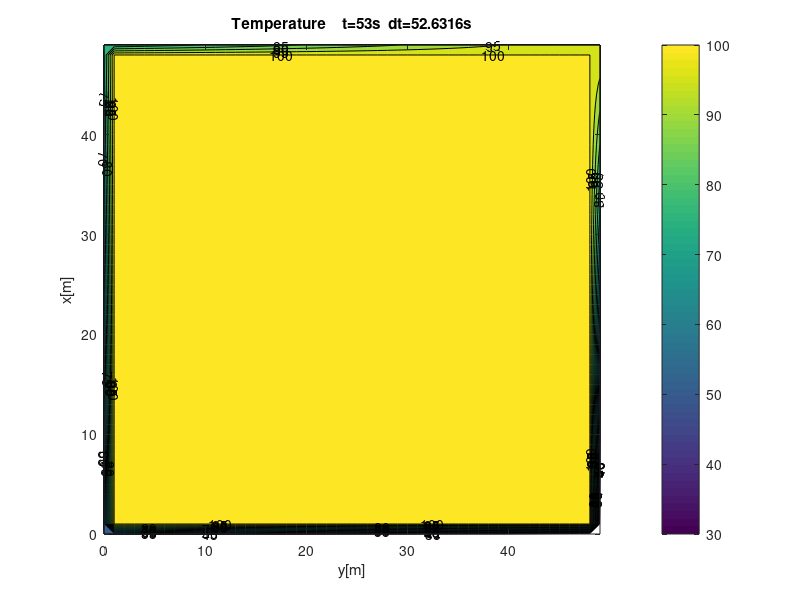

Recreate this plot in MATLAB. (Note: this script raises an error after producing the figure.)
clear clc
clear all
%Code by Song Shuhao

%This program aims to imitate the process of heat diffusion

%baisc information
    Lx=49;      %The length of a horizontal line
    Ly=49;      %The length of a vertical line
    dx=1;    %The interval between two adjacent points that recorded
    k0=0.019;   %The heat diffusion rate

    eps = 1;

%Definitions for ICs
    citaABCD=[100;25;50;75];    %The temperature of A,B,C,D in real system
    citacenter=100;             %The initial temperature inside the square

%Normalization 
    td=1;              %The time of dimensionless system
    
    
    dt = eps*dx^2 / k0;

    
    delxd=1/Lx*dx;     %The interval between two horizontally adjacent points
    delyd=1/Ly*dx;     %The interval between two vertically adjacent poits
    Nx=int32(1/delxd+1);%The number of poits of a horizontal line
    Ny=int32(1/delyd+1);%The number of poits of a vertical line
    Nt = floor(0.1/eps*(Nx/10)^2*Nx);
    times=Lx*Ly/k0;                     %The multiple of time in contrast to dimensionless
    deltd=dt/times;    %The time interval between two record times


    citaABCDd=(citaABCD-min(citaABCD))/(max(citaABCD)-min(citaABCD));    
    %The temperature of A,B,C,D in dimensionless system
    citacenterd=(citacenter-min(citaABCD))/(max(citaABCD)-min(citaABCD));
    %The initial temperature inside the square in dinmensionless system

    xd=0:delxd:1; %The dimensionless horizontal coordinates of record points
    yd=0:delyd:1;  %The dimensionless vertical coordinates of record points
    citad=zeros(Nx,Ny,Nt);%The dimensionless heat funtion
    citad(:,:,1)=citacenterd;

%Give IBs
    for i=1:Nx
        citad(i,Ny,:)=(citaABCDd(1,1)-citaABCDd(2,1))*xd(1,i)+citaABCDd(2,1);
        citad(i,1,:)=(citaABCDd(4,1)-citaABCDd(3,1))*xd(1,i)+citaABCDd(3,1);
    end
    for i=1:Ny
       citad(Nx,i,:)=(citaABCDd(1,1)-citaABCDd(4,1))*yd(1,i)+citaABCDd(4,1);
       citad(1,i,:)=(citaABCDd(2,1)-citaABCDd(3,1))*yd(1,i)+citaABCDd(3,1);
    end

%Iteration for different time in dimensionless system
    U=citad(:,:,1);%iteration from left to right
    V=U;           %iteration from right to left
    for t=2:Nt
        lambda=2*deltd/delxd^2;
        A=(1-lambda)/(1+lambda);
        B=lambda/2/(1+lambda);
        C=B;
        for i=2:Nx-1
            for j=2:Ny-1
                U(i,j)=A*U(i,j)+B*(U(i-1,j)+U(i+1,j))+C*(U(i,j-1)+U(i,j+1));
            end
        end
        for i=Nx-1:-1:2
            for j=Ny-1:-1:2
                V(i,j)=A*V(i,j)+B*(V(i-1,j)+V(i+1,j))+C*(V(i,j-1)+V(i,j+1));
            end
        end
        citad(:,:,t)=(U+V)/2;
    end

%revise to real system
    cita=citad*(max(citaABCD)-min(citaABCD))+min(citaABCD);%The real heat function
    x=Lx*xd;%The real horizontal coordinates of record points
    y=Ly*yd;%The real vertical coordinates of record points

%plot gif with 2D contour
    figure(1)
    
    speed = floor(ceil(1/eps));
    flag_this = 1;
    for i=1:speed:Nt
        set(gcf,'Units','centimeter','Position',[5 5 14 10]);
        contour(y',x',cita(:,:,i),'Fill','on','LevelStep',5,'LineStyle','-','ShowText','on','LineColor','k');
        xlabel('y[m]');
        ylabel('x[m]'); 
        title(['Temperature    t=',num2str(ceil(i*dt)),'s  dt=',num2str(dt),'s'])
        colorbar
        drawnow

        
        % GIF
        f=getframe(gcf);
        imind=frame2im(f);
        im{flag_this} = frame2im(f);
        [imind,cm]=rgb2ind(imind,256);
        flag_this = flag_this + 1;

        if i==1
             imwrite(imind,cm,"FEM.gif",'gif', 'Loopcount',inf,'DelayTime',0.5);
        else
             imwrite(imind,cm,'FEM.gif','gif','WriteMode','append','DelayTime',0.1);
        end
    end

    %% plot subfig
    figure(2)
    set(gcf,'Units','centimeter','Position',[5 5 30 20]);
    N_plot = length(im);
    a = im{round(N_plot*2/10)};
    b = im{round(N_plot*4/10)};
    c = im{round(N_plot*7/10)};
    d = im{round(N_plot*10/10)};
    M=[a,b;c,d];
    imshow(M)
    %set(gcf)
    %set(gcf,'unit','centimeters','position',[1,2,4*10,15])
    saveas(gcf,'FEM.png')

    